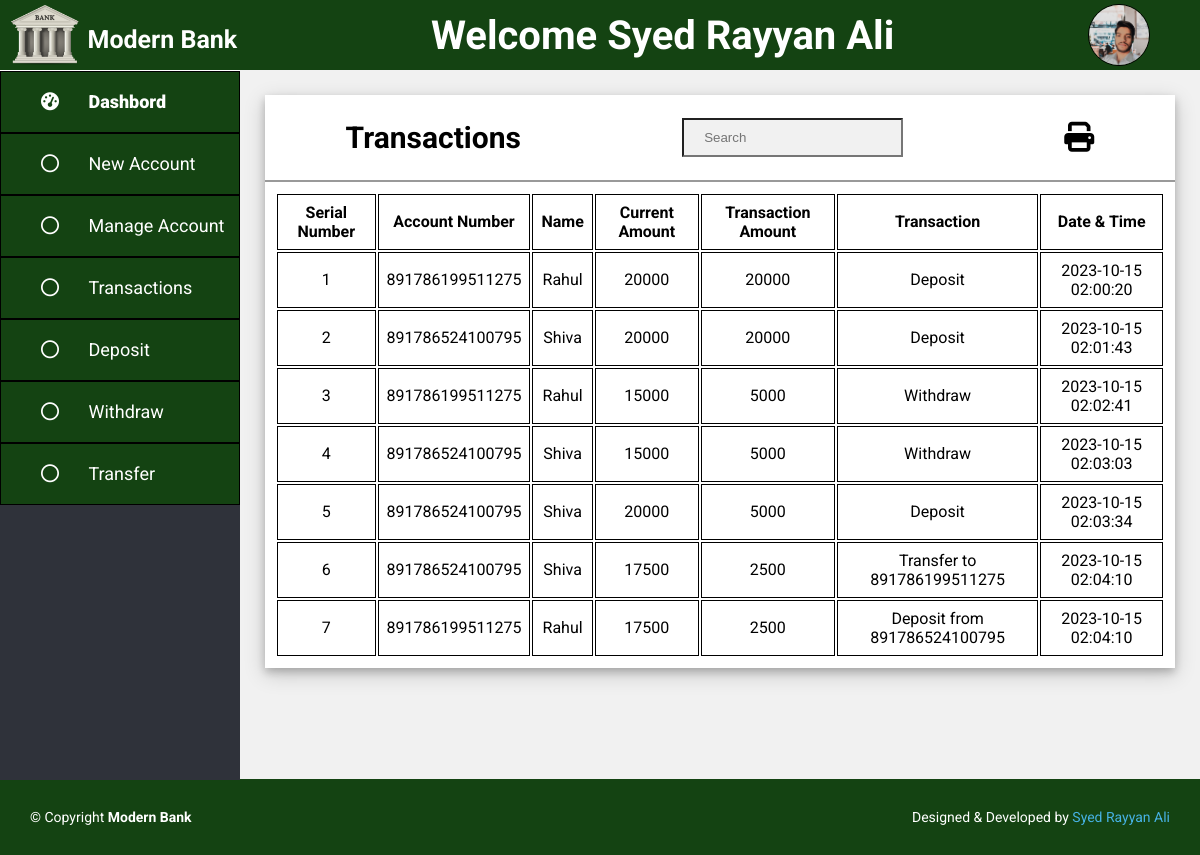
Page /admin/transaction.php (signed in) on the committed database.
### tables this page shows
CREATE TABLE `transaction` (
  `Id` int(11) NOT NULL,
  `Customer_Id` int(11) NOT NULL,
  `Amount` int(11) NOT NULL,
  `Transaction_Amount` int(11) DEFAULT NULL,
  `Transaction` char(30) DEFAULT NULL,
  `Transaction_Date_Time` datetime DEFAULT NULL
);

CREATE TABLE `customer` (
  `Customer_Id` int(11) NOT NULL,
  `Account_Number` bigint(20) DEFAULT NULL,
  `Name` char(30) DEFAULT NULL,
  `Father_Name` char(30) DEFAULT NULL,
  `DOB` date DEFAULT NULL,
  `Mobile_Number` bigint(20) DEFAULT NULL,
  `Gmail_Id` char(30) DEFAULT NULL,
  `Account_Opening_Date` date DEFAULT NULL,
  `Address` char(50) DEFAULT NULL,
  `Opening_Amount` int(11) DEFAULT NULL,
  `Image_Name` varchar(100) DEFAULT NULL
);

### admin/transaction.php (the view, shortened to what this page needs)
<?php
    include 'header.php';
?>
        <div class="container">
            <div class="content">
                <div class="title">
                    <h2>Transactions</h2>
                    <div class="search">
                        <input type="search" placeholder="Search" id="live_search" autocomplete="off">
                    </div>
                    <i class="fa-solid fa-print" id="print-img" onclick="printFun('print')"></i>
                </div>
                <div id="print">
                    <?php
                        $result = mysqli_query($conn, "SELECT * FROM `customer` a, `transaction` b WHERE a.Customer_Id = b.Customer_Id");
                        if(mysqli_num_rows($result) > 0){
                            $i=1;
                    ?>
                    <table id="searchresult">
                        <thead>
                            <tr>
                                <th>Serial Number</th>
                                <th>Account Number</th>
                                <th>Name</th>
                                <th>Current Amount</th>
                                <th>Transaction Amount</th>
                                <th>Transaction</th>
                                <th>Date & Time</th>
                            </tr>
                        </thead>
                        <?php
                            while($row = mysqli_fetch_assoc($result)){
                        ?>
                        <tbody>
                            <tr>
                                <td> <?php echo $i; ?> </td>
                                <td> <?php echo $row['Account_Number']; ?> </td>
                                <td> <?php echo $row['Name']; ?> </td>
                                <td> <?php echo $row['Amount']; ?> </td>
                                <td> <?php echo $row['Transaction_Amount']; ?> </td>
                                <td> <?php echo $row['Transaction']; ?> </td>
                                <td> <?php echo $row['Transaction_Date_Time']; ?> </td>
                            </tr>
                        </tbody>
                        <?php
                           $i++; }
                        ?>
                    </table>
                    <?php
                        }
                        else
                            echo "<h2> Record Not Found ! </h2>";
                    ?>
                </div>
            </div>
        </div>
    </div>
<?php
    include 'footer.php';
?>

### admin/header.php (shortened to what this page needs)
<?php
    include '../config.php';
    $admin = $_SESSION["admin"];
    $result = mysqli_query($conn, "SELECT * FROM admin WHERE Id = '{$admin['adminId']}'");
    $row = mysqli_fetch_assoc($result);
?>
<!DOCTYPE html>
<html lang="en">
<head>
    <link rel="stylesheet" href="https://cdnjs.cloudflare.com/ajax/libs/font-awesome/6.4.2/css/all.min.css">
    <link rel="stylesheet" href="../assets/css/admin.css">
</head>
<body>
    <header>
        <div class="logo">
            <img src="../assets/img/logo.png" alt="">
            <a href="dashbord.php">
                <h3>
                    Modern Bank
                </h3>
            </a>
        </div>
        <h2>Welcome <?php echo $admin["adminName"]; ?> </h2>
        <img src="admin-img/<?php echo $row['Image_Name']; ?>" alt="" class="user-pic" onclick="toggleMenu()">
    </header>
    <div class="main">
        <div class="side-nav">
            <a href="dashbord.php">
                <i class="fa-solid fa-gauge-high">
                    <span>Dashbord</span>
                </i>
            </a>
            <a href="add-new-account.php">
                <i class="fa-regular fa-circle">
                    <span>New Account</span>
                </i>
            </a>
            <a href="manage-account.php">
                <i class="fa-regular fa-circle">
                    <span>Manage Account</span>
                </i>
            </a>
            <a href="transaction.php">
                <i class="fa-regular fa-circle">
                    <span>Transactions</span>
                </i>
            </a>
            <a href="deposit.php">
                <i class="fa-regular fa-circle">
                    <span>Deposit</span>
                </i>
            </a>
            <a href="withdraw.php">
                <i class="fa-regular fa-circle">
                    <span>Withdraw</span>
                </i>
            </a>
            <a href="transfer.php">
                <i class="fa-regular fa-circle">
                    <span>Transfer</span>
                </i>
            </a>
        </div>

### assets/css/admin.css (style rules this page uses)
body { margin: 0; padding: 0; font-family: 'Roboto', sans-serif; height: 100vh; }
header { background: #144312; width: 100%; height: 70px; position: sticky; top: 0; display: flex; align-items: center; justify-content: space-between; }
header .logo { height: 100%; display: flex; }
header .logo a { text-decoration: none; }
header .logo a h3 { color: #fff; align-items: center; font-size: 25px; cursor: pointer; }
header h2 { font-size: 40px; color: white; }
.user-pic { width: 60px; height: 60px; border: 1px solid black; border-radius: 50%; cursor: pointer; margin-right: 50px; }
.main { width: 100%; display: flex; height: 88.6vh; }
.side-nav { background: #2f323a; margin-top: 1px; width: 20%; height: 100%; transition: 0.5s; }
.side-nav a { color: #fff; background: #144312; display: block; width: 100%; line-height: 60px; font-size: 18px; border: 1px solid black; text-decoration: none; padding-left: 40px; box-sizing: border-box; transition: 0.5s; }
.side-nav i span { font-family: 'Roboto', sans-serif; margin-left: 25px; }
.container { width: 80%; min-height: 88.6vh; background: #f1f1f1; overflow-y: auto; }
.container .content { background: white; margin: 25px; box-shadow: 0 4px 8px 0 rgba(0, 0, 0, 0.2), 0 6px 20px 0 rgba(0, 0, 0, 0.19); display: flex; flex-direction: column; }
.title { font-size: 20px; display: flex; align-items: center; justify-content: space-around; border-bottom: 2px solid #999; }
#print-img { font-size: 30px; cursor: pointer; }
#print table { width: 100%; padding: 10px; }
th, td { border: 1px solid black; text-align: center; padding: 8px; }
.container .content .title .search { display: flex; margin: 20px 0px; }
.container .content .title .search input[type=search] { background: #f1f1f1; padding: 10px 20px; width: 100%; }

### rows in the picture
transaction: Customer_Id.Account_Number "891786199511275", Customer_Id.Name "Rahul", Amount "20000", Transaction_Amount "20000", Transaction "Deposit", Transaction_Date_Time "2023-10-15 02:00:20"
transaction: Customer_Id.Account_Number "891786524100795", Customer_Id.Name "Shiva", Amount "20000", Transaction_Amount "20000", Transaction "Deposit", Transaction_Date_Time "2023-10-15 02:01:43"
transaction: Customer_Id.Account_Number "891786199511275", Customer_Id.Name "Rahul", Amount "15000", Transaction_Amount "5000", Transaction "Withdraw", Transaction_Date_Time "2023-10-15 02:02:41"
transaction: Customer_Id.Account_Number "891786524100795", Customer_Id.Name "Shiva", Amount "15000", Transaction_Amount "5000", Transaction "Withdraw", Transaction_Date_Time "2023-10-15 02:03:03"
transaction: Customer_Id.Account_Number "891786524100795", Customer_Id.Name "Shiva", Amount "20000", Transaction_Amount "5000", Transaction "Deposit", Transaction_Date_Time "2023-10-15 02:03:34"
transaction: Customer_Id.Account_Number "891786524100795", Customer_Id.Name "Shiva", Amount "17500", Transaction_Amount "2500", Transaction "Transfer to 891786199511275", Transaction_Date_Time "2023-10-15 02:04:10"
transaction: Customer_Id.Account_Number "891786199511275", Customer_Id.Name "Rahul", Amount "17500", Transaction_Amount "2500", Transaction "Deposit from 891786524100795", Transaction_Date_Time "2023-10-15 02:04:10"

### other values in the picture
$admin["adminName"] "Syed Rayyan Ali"
